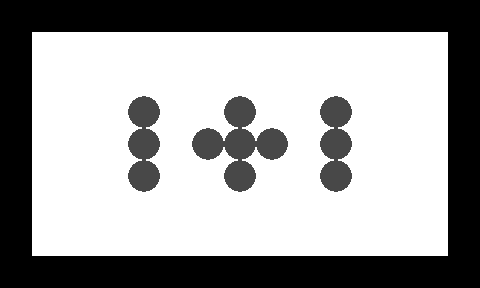

This is a level from a 2D game, rendered from its Tiled map with the project's own tilesets. A one-line summary and the complete map file follow:
An orthogonal 15x9 tile map with 32x32 px tiles, 2 tile layers (1, 2).

<map version="1.0" orientation="orthogonal" width="15" height="9" tilewidth="32" tileheight="32">
 <tileset firstgid="1" name="n_tiles1" tilewidth="32" tileheight="32">
  <image source="../../images/map/common/n_tiles1.png" width="128" height="64" />
 </tileset>
 <layer name="1" width="15" height="9">
  <data encoding="csv">
1,1,1,1,1,1,1,1,1,1,1,1,1,1,1,
1,1,1,1,1,1,1,1,1,1,1,1,1,1,1,
1,1,1,1,1,1,1,1,1,1,1,1,1,1,1,
1,1,1,1,1,1,1,1,1,1,1,1,1,1,1,
1,1,1,1,1,1,1,1,1,1,1,1,1,1,1,
1,1,1,1,1,1,1,1,1,1,1,1,1,1,1,
1,1,1,1,1,1,1,1,1,1,1,1,1,1,1,
1,1,1,1,1,1,1,1,1,1,1,1,1,1,1,
1,1,1,1,1,1,1,1,1,1,1,1,1,1,1
</data>
 </layer>
 <layer name="2" width="15" height="9">
  <data encoding="csv">
2,2,2,2,2,2,2,2,2,2,2,2,2,2,2,
2,0,0,0,0,0,0,0,0,0,0,0,0,0,2,
2,0,0,0,0,0,0,0,0,0,0,0,0,0,2,
2,0,0,0,3,0,0,3,0,0,3,0,0,0,2,
2,0,0,0,3,0,3,3,3,0,3,0,0,0,2,
2,0,0,0,3,0,0,3,0,0,3,0,0,0,2,
2,0,0,0,0,0,0,0,0,0,0,0,0,0,2,
2,0,0,0,0,0,0,0,0,0,0,0,0,0,2,
2,2,2,2,2,2,2,2,2,2,2,2,2,2,2
</data>
 </layer>
</map>
